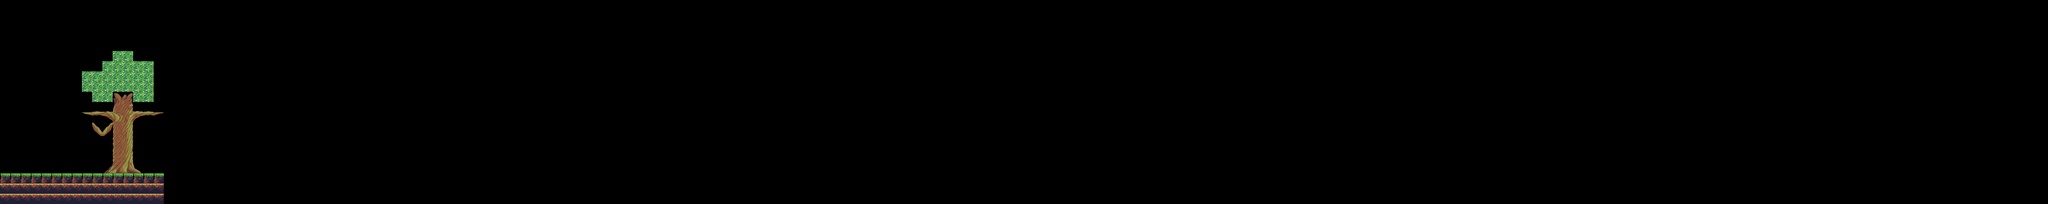

Tiled map render using the project's own tile images. Description and the map definition, with tile-layer contents summarised, below:
An orthogonal 200x20 tile map with 32x32 px tiles, 1 tile layer (Tile Layer 1), 2 tilesets.

<map version="1.4" tiledversion="2020.10.30" orientation="orthogonal" renderorder="right-down" width="200" height="20" tilewidth="32" tileheight="32" infinite="0" nextlayerid="2" nextobjectid="1">
 <tileset firstgid="1" source="tile_jungle_ground_brown.tsx" />
 <tileset firstgid="37" source="tile_jungle_tree_light.tsx" />
 <layer id="1" name="Tile Layer 1" width="200" height="20">
  <data>[4000 cells, 122 non-empty, 52 distinct tile ids]</data>
 </layer>
</map>
